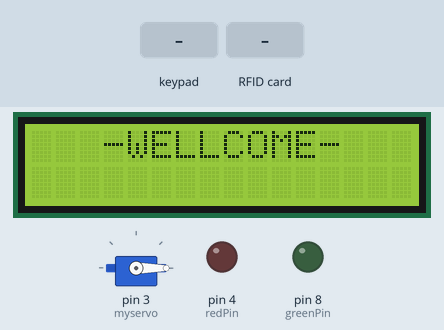
Bench run of a sketch on a simulated Arduino Uno, built with avr-gcc and run on an emulated ATmega328P. Parts: 16×2 character LCD, servo, output pins drawn as LEDs (lit = HIGH). Inputs (shaded band) come from the test bench. Pins used as bus, display or sensor lines are not drawn; what the sketch prints to the serial monitor is not drawn.

Above: at 2.3 s.
2.4 s: keypad keys 1 1 1 1 # pressed 0.4 s apart
At 5.2 s:
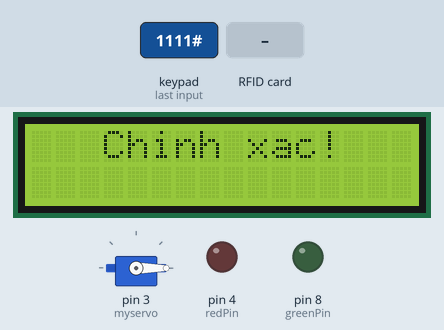
5.9 s: RFID card 5E 7A 19 C4 held to the reader
At 6.6 s:
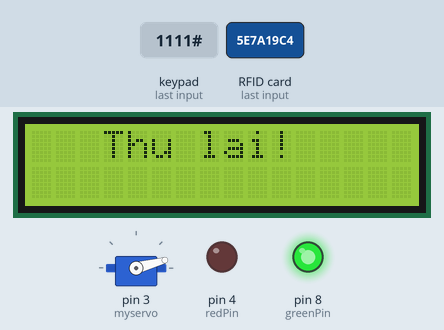
8.9 s: key '*' pressed
At 10.6 s:
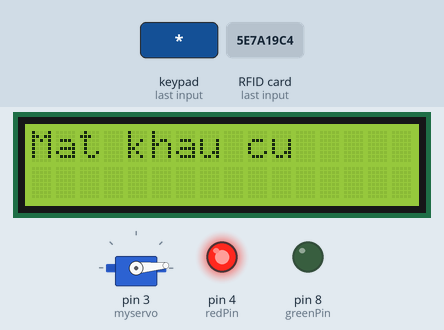
11.1 s: keypad keys 1 1 1 1 * pressed 0.4 s apart
At 11.41 s:
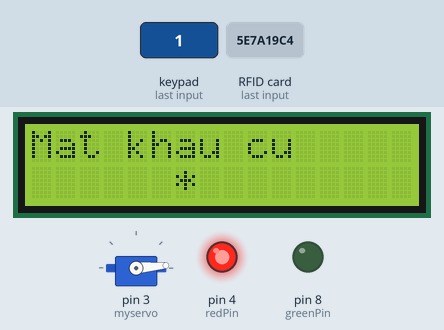
14.6 s: key '#' pressed
At 15.2 s:
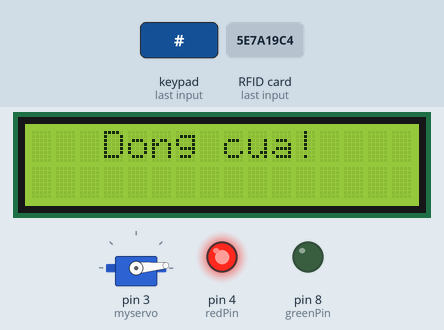
16.3 s: keypad keys 7 6 5 # pressed 0.4 s apart
At 18.5 s:
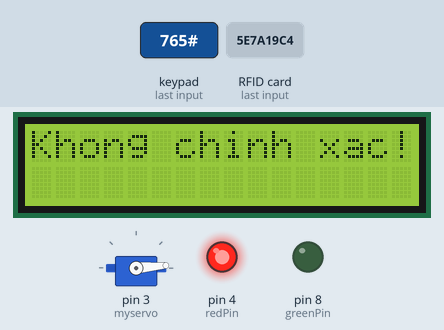
Timing chart, 0 to 20.0 s (numbered marks = the images above; inputs shaded):
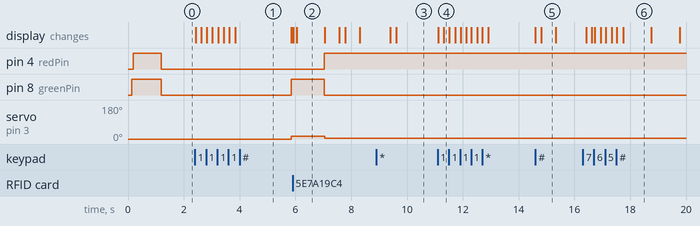

Measured:
- after the input at 2.4 s, pin 8 (greenPin): LOW → HIGH after 3.4 s; servo on pin 3 (myservo): 0° → 15° after 3.5 s; the display: first changes at once (image 1 shows a later state)
- after the input at 5.9 s, pin 4 (redPin): LOW → HIGH after 1.1 s instead of 0.25 s; pin 8 (greenPin): HIGH → LOW after 1.1 s instead of 0.25 s; servo on pin 3 (myservo): 15° → 5° after 1.2 s instead of 0.26 s; the display: first changes at once (image 2 shows a later state)
- after the input at 8.9 s, the display: first changes after 0.49 s (image 3 shows a later state)
- after the input at 11.1 s, the display: first changes at once (image 4 shows a later state)
- after the input at 14.6 s, the display: first changes at once (image 5 shows a later state)
- after the input at 16.3 s, the display: first changes after 0.12 s (image 6 shows a later state)
- what the display in image 2 shows lasts 1.1 s, from 6.0 s to 7.1 s

The sketch:

SMARTLOCK.ino
```cpp
#include <SPI.h>
#include <MFRC522.h>
#include <Servo.h>
#include <Wire.h>
#include <LiquidCrystal_I2C.h>
#include <Keypad.h>
#include <EEPROM.h>

/* Keypad configuration */
const byte ROWS = 4; // Bốn hàng
const byte COLS = 3; // Ba cột
char keys[ROWS][COLS] = {
  {'1', '2', '3'},
  {'4', '5', '6'},
  {'7', '8', '9'},
  {'*', '0', '#'}
};
byte rowPins[ROWS] = {A0, A1, A2, A3};
byte colPins[COLS] = {7, 6, 5};
Keypad keypad = Keypad(makeKeymap(keys), rowPins, colPins, ROWS, COLS);

/* RFID configuration */
#define RST_PIN         9
#define SS_PIN          10
MFRC522 mfrc522(SS_PIN, RST_PIN);

/* Servo */
Servo myservo;
byte servoPin = 3;

/* LED */
byte redPin = 4;
byte greenPin = 8;
byte bluePin = 2;

/* LCD configuration */
LiquidCrystal_I2C lcd(0x27, 16, 2);  // default 0x27

/* Configure default password */
char pass[4] = {'1', '1', '1', '1'};
char str[4] = {' ', ' ', ' ', ' '};

byte secret[7] = {0x04, 0x15, 0x91, 0xCA, 0xCE, 0x06, 0x28};
byte code[2][7] = {
  {0xC1, 0x0C, 0x6C, 0x24, 0, 0, 0},
  {0xF0, 0xD1, 0xD9, 0x19, 0, 0, 0}
};

/* Configure status varialbe */
byte i, j, count = 0, warning = 0, pos = 0,   checked ;
volatile byte Status = 0, check = 0, countcard = 0, nochange = 1, done = 1, flag = 1, the1 = 0, the2 = 0, master = 0;

void setup() {

  /* LCD initialization */
  Serial.begin(115200);
  lcd.init();
  lcd.begin(16, 2);
  lcd.backlight();
  lcd.setCursor(3, 0);
  lcd.print("-WELLCOME-");

  /* Configure led pin */
  pinMode(redPin, OUTPUT);
  pinMode(greenPin, OUTPUT);
  digitalWrite(greenPin, HIGH);

  /* Configure servo */
  myservo.attach(3);
  myservo.write(0);

  /* RFID initialization */
  SPI.begin();
  mfrc522.PCD_Init();

  /* Load Password */
  loadPassword();
}

void loop() {
  while (Serial.available())
  {
    if (Serial.read() == '1')
      opendoor();
    else if( Serial.read() == '0')
      closedoor();
  }
  password();
  scancard();
}

/* ======================= open door with RFID ==========================*/
void scancard()
{
  int match = 0;
  int change = 0;

  if ( ! mfrc522.PICC_IsNewCardPresent())
    return;

  if ( ! mfrc522.PICC_ReadCardSerial())
    return;

  countcard ++;

  /* read UID card */
  for (byte i = 0; i < mfrc522.uid.size; i++) {
    if (mfrc522.uid.uidByte[i] != code[0][i] && mfrc522.uid.uidByte[i] != code[1][i])
      match ++;
    if (mfrc522.uid.uidByte[i] != secret[i])
      change++;
  }

  if (change != 0 && done == 1)
  {
    /* UID matches */
    if (match == 0 && Status == 0 )
    {
      lcd.clear();
      lcd.setCursor(3, 0);
      lcd.print("Chinh xac!");
      delay(100);
      opendoor();
    }
    else if (match == 0 && Status == 1)
    {
      closedoor();
      delay(100);
    }
    else
    {
      warning++;
      lcd.clear();
      lcd.print("Khong chinh xac!");
      delay(100);
      if (warning == 5) {
        lcd.clear();
        lcd.setCursor(4, 0);
        lcd.print("Hay cho");
        lcd.setCursor(2, 1);
        lcd.print("roi thu lai...");
        warning = 0;
        Serial.print(2);
        delay(10000);
      }

      lcd.clear();
      lcd.setCursor(3, 0);
      lcd.print("Thu lai!");
      delay(1000);
      closedoor();
    }
    countcard = 0;
  }
  /* Add/remove card */
  if (change == 0)
  {
    lcd.clear();
    lcd.setCursor(1, 0);
    lcd.print("Them/xoa the");
    check = 1;
    done = 0;
  }

  if (check == 1 && countcard == 2)
  {
    for (byte i = 0; i < mfrc522.uid.size; i++)
    {
      if (mfrc522.uid.uidByte[i] != code[0][i] )
        the1 ++;
      if (mfrc522.uid.uidByte[i] != code[1][i] )
        the2 ++;
      if (mfrc522.uid.uidByte[i] != secret[i] )
        master ++;
    }

    if (the1 != 0 && the2 != 0 && master != 0)
    {
      for (byte i = 0; i < mfrc522.uid.size; i++)
      {
        code[flag][i] = mfrc522.uid.uidByte[i];
      }
      flag++;
      if (flag > 1)  flag = 0;
      lcd.clear();
      lcd.setCursor(2, 0);
      lcd.print("Da them the");
      delay(1000);
    }

    if (the1 == 0 )
    {
      flag = 0;
      for (byte i = 0; i < mfrc522.uid.size; i++)
      {
        code[flag][i] = 0;
      }
      lcd.clear();
      lcd.setCursor(2, 0);
      lcd.print("Da xoa the ");
      delay(1000);
    }

    if ( the2 == 0 )
    {
      flag = 1;
      for (byte i = 0; i < mfrc522.uid.size; i++)
      {
        code[flag][i] = 0;
      }
      lcd.clear();
      lcd.setCursor(2, 0);
      lcd.print("Da xoa the");
      delay(1000);
    }
    countcard = 0;
    check = 0;
    done = 1;
    the1 = 0;
    the2 = 0;
    master = 0;
  }


  mfrc522.PICC_HaltA();
  mfrc522.PCD_StopCrypto1();
}

/* ===================== open door with password ======================== */
void password() {
  char key = keypad.getKey();
  if (key)
  {
    if (nochange == 1)
    {
      lcd.setCursor(1, 0);
      lcd.print("Nhap mat khau");
    }
    if (i == 0) {
      str[0] = key;
      lcd.setCursor(6, 1);
      lcd.print(str[0]);
      delay(200); // show key input
      lcd.setCursor(6, 1);
      lcd.print("*"); // hide key input
    }
    if (i == 1) {
      str[1] = key;
      lcd.setCursor(7, 1);
      lcd.print(str[1]);
      delay(200);
      lcd.setCursor(7, 1);
      lcd.print("*");
    }
    if (i == 2) {
      str[2] = key;
      lcd.setCursor(8, 1);
      lcd.print(str[2]);
      delay(200);
      lcd.setCursor(8, 1);
      lcd.print("*");
    }
    if (i == 3) {
      str[3] = key;
      lcd.setCursor(9, 1);
      lcd.print(str[3]);
      delay(200);
      lcd.setCursor(9, 1);
      lcd.print("*");
      count = 1;
    }
    i++;
  }

  if (count == 1  &&  nochange == 1)
  {
    /* Correct password */
    if (str[0] == pass[0] && str[1] == pass[1] && str[2] == pass[2] &&
        str[3] == pass[3] && Status == 0)
    {
      lcd.clear();
      lcd.setCursor(3, 0);
      lcd.print("Chinh xac!");
      delay(2000);
      opendoor();
    }
    /* incorrect password */
    else
    {
      warning++;
      lcd.clear();
      lcd.print("Khong chinh xac!");
      delay(1000);
      // wrong 5 times
      if (warning == 5)
      {
        Serial.print(2);
        lcd.clear();
        lcd.setCursor(4, 0);
        lcd.print("Hay cho ");
        lcd.setCursor(2, 1);
        lcd.print("roi thu lai...");
        delay(10000);
        warning = 0;
      }
      lcd.clear();
      lcd.setCursor(3, 0);
      lcd.print("Thu lai!");
      delay(1000);
      closedoor();
    }
  }

  /* Press '#' to close door, '*' to change password */
  switch (key)
  {
    case '#':
      closedoor();
      delay(1000);
      break;
    case '*':
      nochange = 0;
      count = 0;
      i = 0;
      lcd.clear();
      lcd.setCursor(0, 0);
      lcd.print("Mat khau cu");
      break;
  }

  /* Confirm old password */
  if (str[0] == pass[0] && str[1] == pass[1] && str[2] == pass[2] && str[3] == pass[3] && count == 1)
  {
    lcd.clear();
    lcd.setCursor(0, 0);
    lcd.print("Mat khau moi");
    i = 0;
    count = 0;
    checked = 1; //if true then enable checked flag
  }
  else if (checked == 0 && count == 1 )
  {
    lcd.clear();
    lcd.setCursor(0, 0);
    lcd.print("Sai mat khau");
    delay(2000);
    i = 0;
    count = 0;
    nochange = 1;
  }

  if (count == 1 && nochange == 0 && checked == 1)
  {
    for (j = 0; j < 4; j++)
      pass[j] = str[j];

    lcd.clear();
    lcd.setCursor(2, 0);
    lcd.print("Doi mat khau");
    lcd.setCursor(3, 1);
    lcd.print("Thanh cong");
    savePassword();
    delay(2000);
  }
}

void loadPassword()
{
  flash();
  if (EEPROM.read(0) == 1)
  {
    for (int j = 0; j < 4; j++)
    {
      pass[j] = EEPROM.read(j + 1);
    }
  }
  flash();
}

void savePassword()
{
  /* restore the flags and variables */
  nochange = 1;
  checked = 0;
  i = 0;
  count = 0;

  flash();
  for (int j = 0; j < 4; j++)
  {
    EEPROM.write(j + 1, pass[j]);
  }
  EEPROM.write(0, 1);
  flash();
  flash();
}

void flash()
{
  digitalWrite(redPin, HIGH);
  digitalWrite(greenPin, HIGH);
  digitalWrite(bluePin, HIGH);
  delay(500);
  digitalWrite(redPin, LOW);
  digitalWrite(greenPin, LOW);
  digitalWrite(bluePin, LOW);
}

void closedoor() {
  /* restore the flags and variables */
  i = 0;
  count = 0;
  Status = 0;
  nochange = 1;

  digitalWrite(redPin, HIGH);
  digitalWrite(greenPin, LOW);
  lcd.clear();
  lcd.setCursor(3, 0);
  lcd.print("Dong cua!");
  myservo.write(5);

  delay(500);
  lcd.setCursor(3, 0);
  lcd.print("-WELLCOME-");

  Serial.print(0);
}

void opendoor()
{
  /* restore the flags and variables */
  i = 0;
  count = 0;
  Status = 1;
  nochange = 1;
  warning = 0;

  digitalWrite(greenPin, HIGH);
  digitalWrite(redPin, LOW);
  lcd.clear();
  lcd.setCursor(4, 0);
  lcd.print("Mo cua!");
  myservo.write(15);

  Serial.print(1);
}
```
